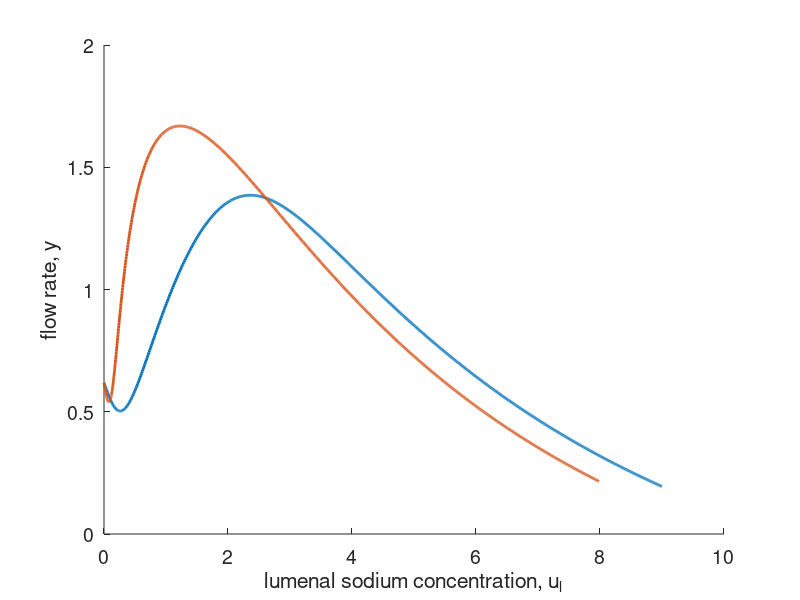

The MATLAB script that drew this image:
% Fluid absorption as a function of lumenal Na concentration,
% in nondimensional variables.


clear all
close all
clc

% First reproduce the figure in the gastrointestinal chapter.

beta = 1;
gam = 10;
rho = 1;
u0 = 1;

ui = linspace(0,8,1000);
fi = (ui.^3)./(1+ui.^3) ;
ul = ui + beta*fi;

a = rho;
b = rho + ul;
c = ui - u0 + (1-gam)*beta*fi;
y = (-b + (b.^2 - 4*a*c).^0.5)./(2*a);

plot(ul,y,'LineWidth',2)
xlabel('lumenal sodium concentration, u_l')
ylabel('flow rate, y')
set(gca,'FontSize',14)
box off
hold on

% Next add to the figure the curve assuming that the Na flux depends on the
## voltage

V = -1;
ul = ui*exp(V).*exp(fi);

a = rho;
b = rho + ul;
c = ui - u0 + (1-gam)*beta*fi;
y = (-b + (b.^2 - 4*a*c).^0.5)./(2*a);

plot(ul,y,'LineWidth',2)
